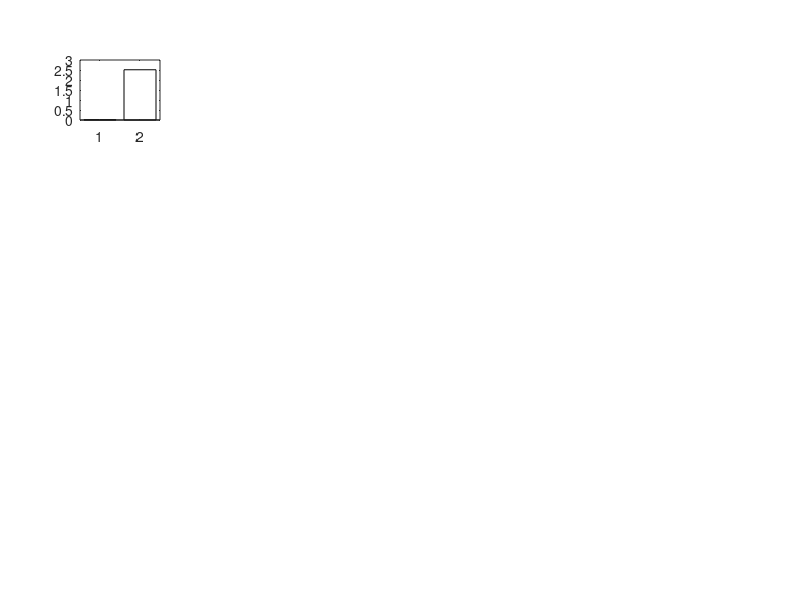

Source code (MATLAB): (Note: this script raises an error after producing the figure.)
clear all
close all
clc
%% plot costs as a function of lambda and alpha
load choose_lambda_dev.mat;
W_hats_dev = W_hats;
H_hats_dev = H_hats;
nLambdas = length(lambdas); 
nAlphas = length(alphas);
regularization = regularization.*repmat(lambdas', 1, nAlphas);
maxRs= max(regularization(:));

figure;
set(gcf,'position',[200,200,900,900])
marginX = 0.1;
marginY = 0.1;
for li = 1:nLambdas
    for ai = 1:nAlphas
        subplot('Position', [marginX+(ai-1)*(1-marginX)/nAlphas, (nLambdas-li)*(1-marginY)/nLambdas, (1-marginX)/nAlphas, (1-marginY)/nLambdas]);
        b = bar([regularization(li,ai), costs(li,ai)],'FaceColor','flat');
        b.CData(2,:) = [1 0 0];
        set(gca,'YLim',[0,maxRs],'XTick',[],'YTick',[])
    end
end
dim_Lambdas = [zeros(nLambdas,1), (nLambdas-1:-1:0)'*(1-marginY)/nLambdas,... 
    (1-marginX)/nAlphas*ones(nLambdas,1), (1-marginY)/nLambdas*ones(nLambdas,1)];
dim_Alphas = [marginX+(0:nAlphas-1)'*(1-marginX)/nAlphas, (1-marginY)*ones(nAlphas,1),...
    (1-marginX)/nAlphas*ones(nAlphas,1), (1-marginY)/nLambdas*ones(nAlphas,1)];
for li = 1:nLambdas
    annotation('textbox',dim_Lambdas(li,:),'String',sprintf('\\lambda=%0.3e',lambdas(li)),...
        'HorizontalAlignment', 'center', 'VerticalAlignment', 'middle', 'EdgeColor', 'none')
end
for ai = 1:nAlphas
    annotation('textbox',dim_Alphas(ai,:),'String',sprintf('\\alpha=%0.3e',alphas(ai)),...
        'HorizontalAlignment', 'center', 'VerticalAlignment', 'middle', 'EdgeColor', 'none')
end     

% Plot costs for single alpha
windowSize = 3; 
b = (1/windowSize)*ones(1,windowSize);
a = 1;
alpha_sel = 1e-3;
sel = logical(alphas==alpha_sel);
Rs = filtfilt(b,a,regularization(:,sel)); 
Cs = filtfilt(b,a,costs(:,sel)); 

figure; clf; hold on
plot(lambdas,Rs, 'b')
plot(lambdas,Cs,'r')
scatter(lambdas, regularization(:,sel), 'b', 'markerfacecolor', 'flat');
scatter(lambdas, costs(:,sel), 'r', 'markerfacecolor', 'flat');
xlabel('Lambda'); ylabel('Cost')
set(legend('Correlation cost', 'Reconstruction cost'), 'Box', 'on')
set(gca, 'xscale', 'log', 'ytick', [], 'color', 'none')
set(gca,'color','none','tickdir','out','ticklength', [0.025, 0.025])
title(['alpha=', num2str(alpha_sel)])

% Regularize costs and remake plots
minRs = prctile(regularization(:,sel),10); maxRs= prctile(regularization(:,sel),90);
Rs = (Rs-minRs)/(maxRs-minRs); 
R = (regularization(:,sel)-minRs)/(maxRs-minRs); 
minCs =  prctile(costs(:,sel),10); maxCs =  prctile(costs(:,sel),90); 
Cs = (Cs -minCs)/(maxCs-minCs); 
C = (costs(:,sel) -minCs)/(maxCs-minCs); 

figure; clf; hold on
plot(lambdas,Rs, 'b')
plot(lambdas,Cs,'r')
scatter(lambdas, R, 'b', 'markerfacecolor', 'flat');
scatter(lambdas, C, 'r', 'markerfacecolor', 'flat');
xlabel('Lambda'); ylabel('Cost (au)')
set(legend('Regularized Correlation cost', 'Regularized Reconstruction cost'), 'Box', 'on')
set(gca, 'xscale', 'log', 'ytick', [], 'color', 'none')
set(gca,'color','none','tickdir','out','ticklength', [0.025, 0.025])
title(['alpha=', num2str(alpha_sel)])

minRs = min(regularization(:)); maxRs= max(regularization(:));
R = (regularization-minRs)/(maxRs-minRs);  
minCs =  min(costs(:)); maxCs =  max(costs(:)); 
C = (costs-minCs)/(maxCs-minCs); 
nAlphas = length(alphas);
nLambdas = length(lambdas);

figure;
set(gcf,'position',[200,200,900,900])
marginX = 0.1;
marginY = 0.1;
for li = 1:nLambdas
    for ai = 1:nAlphas
        subplot('Position', [marginX+(ai-1)*(1-marginX)/nAlphas, (nLambdas-li)*(1-marginY)/nLambdas, (1-marginX)/nAlphas, (1-marginY)/nLambdas]);
        b = bar([R(li,ai), C(li,ai)],'FaceColor','flat');
        b.CData(2,:) = [1 0 0];
        set(gca,'YLim',[0,1],'XTick',[],'YTick',[])
    end
end
dim_Lambdas = [zeros(nLambdas,1), (nLambdas-1:-1:0)'*(1-marginY)/nLambdas,... 
    (1-marginX)/nAlphas*ones(nLambdas,1), (1-marginY)/nLambdas*ones(nLambdas,1)];
dim_Alphas = [marginX+(0:nAlphas-1)'*(1-marginX)/nAlphas, (1-marginY)*ones(nAlphas,1),...
    (1-marginX)/nAlphas*ones(nAlphas,1), (1-marginY)/nLambdas*ones(nAlphas,1)];
for li = 1:nLambdas
    annotation('textbox',dim_Lambdas(li,:),'String',sprintf('\\lambda=%0.3e',lambdas(li)),...
        'HorizontalAlignment', 'center', 'VerticalAlignment', 'middle', 'EdgeColor', 'none')
end
for ai = 1:nAlphas
    annotation('textbox',dim_Alphas(ai,:),'String',sprintf('\\alpha=%0.3e',alphas(ai)),...
        'HorizontalAlignment', 'center', 'VerticalAlignment', 'middle', 'EdgeColor', 'none')
end

%% Plot running times and scores
figure;
set(gcf,'position',[200,100,1000,1000])
imagesc(times)
set(gca, 'Position', [0.1 0.1 0.7 0.7], 'XTickLabel', [], 'YTickLabel', []);
colorbar('Position', [0.85 0.1 0.05 0.7]);
dim_Lambdas = [0.1-0.7/nAlphas*ones(nLambdas,1), 0.1+(nLambdas-1:-1:0)'*0.7/nLambdas,... 
    0.7/nAlphas*ones(nLambdas,1), 0.7/nLambdas*ones(nLambdas,1)];
dim_Alphas = [0.1+(0:nAlphas-1)'*0.7/nAlphas, 0.8*ones(nAlphas,1),...
    0.7/nAlphas*ones(nLambdas,1), 0.7/nLambdas*ones(nLambdas,1)];
for li = 1:nLambdas
    annotation('textbox',dim_Lambdas(li,:),'String',sprintf('\\lambda=%0.2e',lambdas(li)),...
        'HorizontalAlignment', 'center', 'VerticalAlignment', 'middle', 'EdgeColor', 'none')
end
for ai = 1:nAlphas
    annotation('textbox',dim_Alphas(ai,:),'String',sprintf('\\alpha=%0.2e',alphas(ai)),...
        'HorizontalAlignment', 'center', 'VerticalAlignment', 'middle', 'EdgeColor', 'none')
end
annotation('textbox',[0.1 0.85 0.8 0.1],'String', 'Running time(s)', 'FontSize', 16, 'FontWeight', 'bold',...
        'HorizontalAlignment', 'center', 'VerticalAlignment', 'middle', 'EdgeColor', 'none')
    
figure;
set(gcf,'position',[200,100,1000,1000])
imagesc(scores)
set(gca, 'Position', [0.1 0.1 0.7 0.7], 'XTickLabel', [], 'YTickLabel', []);
colorbar('Position', [0.85 0.1 0.05 0.7]);
dim_Lambdas = [0.1-0.7/nAlphas*ones(nLambdas,1), 0.1+(nLambdas-1:-1:0)'*0.7/nLambdas,... 
    0.7/nAlphas*ones(nLambdas,1), 0.7/nLambdas*ones(nLambdas,1)];
dim_Alphas = [0.1+(0:nAlphas-1)'*0.7/nAlphas, 0.8*ones(nAlphas,1),...
    0.7/nAlphas*ones(nLambdas,1), 0.7/nLambdas*ones(nLambdas,1)];
for li = 1:nLambdas
    annotation('textbox',dim_Lambdas(li,:),'String',sprintf('\\lambda=%0.2e',lambdas(li)),...
        'HorizontalAlignment', 'center', 'VerticalAlignment', 'middle', 'EdgeColor', 'none')
end
for ai = 1:nAlphas
    annotation('textbox',dim_Alphas(ai,:),'String',sprintf('\\alpha=%0.2e',alphas(ai)),...
        'HorizontalAlignment', 'center', 'VerticalAlignment', 'middle', 'EdgeColor', 'none')
end
annotation('textbox',[0.1 0.85 0.8 0.1],'String', 'Similarity score(to ground truth)', 'FontSize', 16, 'FontWeight', 'bold',...
        'HorizontalAlignment', 'center', 'VerticalAlignment', 'middle', 'EdgeColor', 'none')

%% Load another group of results
load choose_lambda.mat;
nLambdas = length(lambdas); 
nAlphas = length(alphas);
regularization = regularization.*repmat(lambdas', 1, nAlphas);
maxRs= max(regularization(:));

figure;
set(gcf,'position',[200,200,900,900])
marginX = 0.1;
marginY = 0.1;
for li = 1:nLambdas
    for ai = 1:nAlphas
        subplot('Position', [marginX+(ai-1)*(1-marginX)/nAlphas, (nLambdas-li)*(1-marginY)/nLambdas, (1-marginX)/nAlphas, (1-marginY)/nLambdas]);
        b = bar([regularization(li,ai), costs(li,ai)],'FaceColor','flat');
        b.CData(2,:) = [1 0 0];
        set(gca,'YLim',[0,maxRs],'XTick',[],'YTick',[])
    end
end
dim_Lambdas = [zeros(nLambdas,1), (nLambdas-1:-1:0)'*(1-marginY)/nLambdas,... 
    (1-marginX)/nAlphas*ones(nLambdas,1), (1-marginY)/nLambdas*ones(nLambdas,1)];
dim_Alphas = [marginX+(0:nAlphas-1)'*(1-marginX)/nAlphas, (1-marginY)*ones(nAlphas,1),...
    (1-marginX)/nAlphas*ones(nAlphas,1), (1-marginY)/nLambdas*ones(nAlphas,1)];
for li = 1:nLambdas
    annotation('textbox',dim_Lambdas(li,:),'String',sprintf('\\lambda=%0.3e',lambdas(li)),...
        'HorizontalAlignment', 'center', 'VerticalAlignment', 'middle', 'EdgeColor', 'none')
end
for ai = 1:nAlphas
    annotation('textbox',dim_Alphas(ai,:),'String',sprintf('\\alpha=%0.3e',alphas(ai)),...
        'HorizontalAlignment', 'center', 'VerticalAlignment', 'middle', 'EdgeColor', 'none')
end     

% Plot costs for single alpha
windowSize = 3; 
b = (1/windowSize)*ones(1,windowSize);
a = 1;
sel = logical(alphas==alpha_sel);
Rs = filtfilt(b,a,regularization(:,sel)); 
Cs = filtfilt(b,a,costs(:,sel)); 

figure; clf; hold on
plot(lambdas,Rs, 'b')
plot(lambdas,Cs,'r')
scatter(lambdas, regularization(:,sel), 'b', 'markerfacecolor', 'flat');
scatter(lambdas, costs(:,sel), 'r', 'markerfacecolor', 'flat');
xlabel('Lambda'); ylabel('Cost')
set(legend('Correlation cost', 'Reconstruction cost'), 'Box', 'on')
set(gca, 'xscale', 'log', 'ytick', [], 'color', 'none')
set(gca,'color','none','tickdir','out','ticklength', [0.025, 0.025])
title(['alpha=', num2str(alpha_sel)])

% Regularize costs and remake plots
minRs = prctile(regularization(:,sel),10); maxRs= prctile(regularization(:,sel),90);
Rs = (Rs-minRs)/(maxRs-minRs); 
R = (regularization(:,sel)-minRs)/(maxRs-minRs); 
minCs =  prctile(costs(:,sel),10); maxCs =  prctile(costs(:,sel),90); 
Cs = (Cs -minCs)/(maxCs-minCs); 
C = (costs(:,sel) -minCs)/(maxCs-minCs); 

figure; clf; hold on
plot(lambdas,Rs, 'b')
plot(lambdas,Cs,'r')
scatter(lambdas, R, 'b', 'markerfacecolor', 'flat');
scatter(lambdas, C, 'r', 'markerfacecolor', 'flat');
xlabel('Lambda'); ylabel('Cost (au)')
set(legend('Regularized Correlation cost', 'Regularized Reconstruction cost'), 'Box', 'on')
set(gca, 'xscale', 'log', 'ytick', [], 'color', 'none')
set(gca,'color','none','tickdir','out','ticklength', [0.025, 0.025])
title(['alpha=', num2str(alpha_sel)])

minRs = min(regularization(:)); maxRs= max(regularization(:));
R = (regularization-minRs)/(maxRs-minRs);  
minCs =  min(costs(:)); maxCs =  max(costs(:)); 
C = (costs-minCs)/(maxCs-minCs); 
nAlphas = length(alphas);
nLambdas = length(lambdas);

figure;
set(gcf,'position',[200,200,900,900])
marginX = 0.1;
marginY = 0.1;
for li = 1:nLambdas
    for ai = 1:nAlphas
        subplot('Position', [marginX+(ai-1)*(1-marginX)/nAlphas, (nLambdas-li)*(1-marginY)/nLambdas, (1-marginX)/nAlphas, (1-marginY)/nLambdas]);
        b = bar([R(li,ai), C(li,ai)],'FaceColor','flat');
        b.CData(2,:) = [1 0 0];
        set(gca,'YLim',[0,1],'XTick',[],'YTick',[])
    end
end
dim_Lambdas = [zeros(nLambdas,1), (nLambdas-1:-1:0)'*(1-marginY)/nLambdas,... 
    (1-marginX)/nAlphas*ones(nLambdas,1), (1-marginY)/nLambdas*ones(nLambdas,1)];
dim_Alphas = [marginX+(0:nAlphas-1)'*(1-marginX)/nAlphas, (1-marginY)*ones(nAlphas,1),...
    (1-marginX)/nAlphas*ones(nAlphas,1), (1-marginY)/nLambdas*ones(nAlphas,1)];
for li = 1:nLambdas
    annotation('textbox',dim_Lambdas(li,:),'String',sprintf('\\lambda=%0.3e',lambdas(li)),...
        'HorizontalAlignment', 'center', 'VerticalAlignment', 'middle', 'EdgeColor', 'none')
end
for ai = 1:nAlphas
    annotation('textbox',dim_Alphas(ai,:),'String',sprintf('\\alpha=%0.3e',alphas(ai)),...
        'HorizontalAlignment', 'center', 'VerticalAlignment', 'middle', 'EdgeColor', 'none')
end

%% Plot running times and scores
figure;
set(gcf,'position',[200,100,1000,1000])
imagesc(times)
set(gca, 'Position', [0.1 0.1 0.7 0.7], 'XTickLabel', [], 'YTickLabel', []);
colorbar('Position', [0.85 0.1 0.05 0.7]);
dim_Lambdas = [0.1-0.7/nAlphas*ones(nLambdas,1), 0.1+(nLambdas-1:-1:0)'*0.7/nLambdas,... 
    0.7/nAlphas*ones(nLambdas,1), 0.7/nLambdas*ones(nLambdas,1)];
dim_Alphas = [0.1+(0:nAlphas-1)'*0.7/nAlphas, 0.8*ones(nAlphas,1),...
    0.7/nAlphas*ones(nLambdas,1), 0.7/nLambdas*ones(nLambdas,1)];
for li = 1:nLambdas
    annotation('textbox',dim_Lambdas(li,:),'String',sprintf('\\lambda=%0.2e',lambdas(li)),...
        'HorizontalAlignment', 'center', 'VerticalAlignment', 'middle', 'EdgeColor', 'none')
end
for ai = 1:nAlphas
    annotation('textbox',dim_Alphas(ai,:),'String',sprintf('\\alpha=%0.2e',alphas(ai)),...
        'HorizontalAlignment', 'center', 'VerticalAlignment', 'middle', 'EdgeColor', 'none')
end
annotation('textbox',[0.1 0.85 0.8 0.1],'String', 'Running time(s)', 'FontSize', 16, 'FontWeight', 'bold',...
        'HorizontalAlignment', 'center', 'VerticalAlignment', 'middle', 'EdgeColor', 'none')
    
figure;
set(gcf,'position',[200,100,1000,1000])
imagesc(scores)
set(gca, 'Position', [0.1 0.1 0.7 0.7], 'XTickLabel', [], 'YTickLabel', []);
colorbar('Position', [0.85 0.1 0.05 0.7]);
dim_Lambdas = [0.1-0.7/nAlphas*ones(nLambdas,1), 0.1+(nLambdas-1:-1:0)'*0.7/nLambdas,... 
    0.7/nAlphas*ones(nLambdas,1), 0.7/nLambdas*ones(nLambdas,1)];
dim_Alphas = [0.1+(0:nAlphas-1)'*0.7/nAlphas, 0.8*ones(nAlphas,1),...
    0.7/nAlphas*ones(nLambdas,1), 0.7/nLambdas*ones(nLambdas,1)];
for li = 1:nLambdas
    annotation('textbox',dim_Lambdas(li,:),'String',sprintf('\\lambda=%0.2e',lambdas(li)),...
        'HorizontalAlignment', 'center', 'VerticalAlignment', 'middle', 'EdgeColor', 'none')
end
for ai = 1:nAlphas
    annotation('textbox',dim_Alphas(ai,:),'String',sprintf('\\alpha=%0.2e',alphas(ai)),...
        'HorizontalAlignment', 'center', 'VerticalAlignment', 'middle', 'EdgeColor', 'none')
end
annotation('textbox',[0.1 0.85 0.8 0.1],'String', 'Similarity score(to ground truth)', 'FontSize', 16, 'FontWeight', 'bold',...
        'HorizontalAlignment', 'center', 'VerticalAlignment', 'middle', 'EdgeColor', 'none')

%% Similarity of the two results
for li = 1:length(lambdas)
    for ai = 1:length(alphas)
        scores(li,ai) = helper.similarity(W_hats{li,ai}, H_hats{li,ai}, W_hats_dev{li,ai}, H_hats_dev{li,ai});
    end
end

figure;
set(gcf,'position',[200,100,1000,1000])
imagesc(scores)
set(gca, 'Position', [0.1 0.1 0.7 0.7], 'XTickLabel', [], 'YTickLabel', []);
colorbar('Position', [0.85 0.1 0.05 0.7]);
dim_Lambdas = [0.1-0.7/nAlphas*ones(nLambdas,1), 0.1+(nLambdas-1:-1:0)'*0.7/nLambdas,... 
    0.7/nAlphas*ones(nLambdas,1), 0.7/nLambdas*ones(nLambdas,1)];
dim_Alphas = [0.1+(0:nAlphas-1)'*0.7/nAlphas, 0.8*ones(nAlphas,1),...
    0.7/nAlphas*ones(nLambdas,1), 0.7/nLambdas*ones(nLambdas,1)];
for li = 1:nLambdas
    annotation('textbox',dim_Lambdas(li,:),'String',sprintf('\\lambda=%0.2e',lambdas(li)),...
        'HorizontalAlignment', 'center', 'VerticalAlignment', 'middle', 'EdgeColor', 'none')
end
for ai = 1:nAlphas
    annotation('textbox',dim_Alphas(ai,:),'String',sprintf('\\alpha=%0.2e',alphas(ai)),...
        'HorizontalAlignment', 'center', 'VerticalAlignment', 'middle', 'EdgeColor', 'none')
end
annotation('textbox',[0.1 0.85 0.8 0.1],'String', 'Similarity score', 'FontSize', 16, 'FontWeight', 'bold',...
        'HorizontalAlignment', 'center', 'VerticalAlignment', 'middle', 'EdgeColor', 'none')